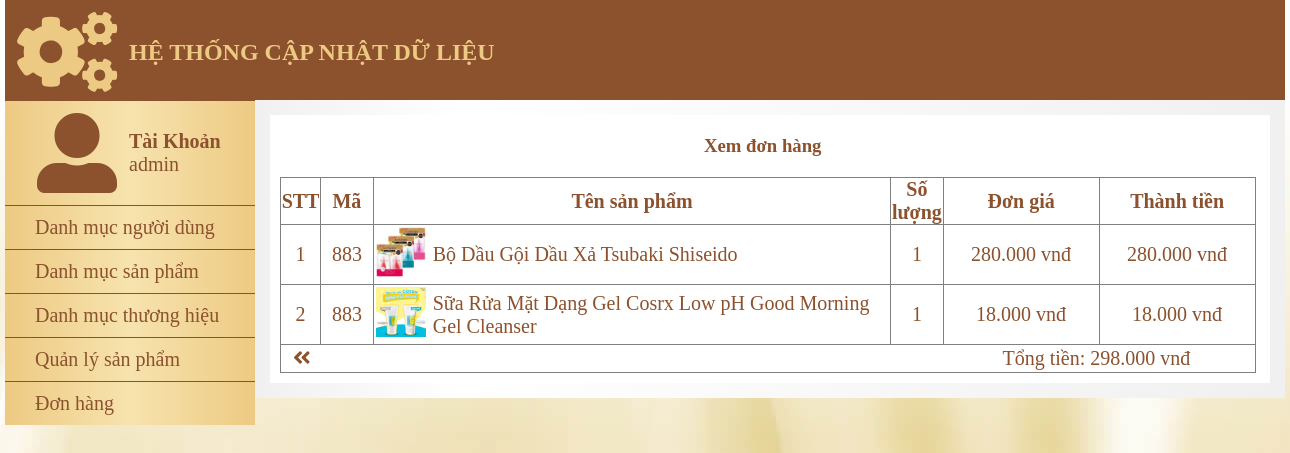
The app's page /mypham/admin/index.php?action=donhang&query=xemdonhang&code=883 (signed in) with its own data.
### tables this page shows
CREATE TABLE `tbl_cart_details` (
  `id_cart_details` int(11) NOT NULL,
  `code_cart` varchar(10) NOT NULL,
  `id_sanpham` int(11) NOT NULL,
  `soluongmua` int(11) NOT NULL
);

CREATE TABLE `tbl_sanpham` (
  `id_sanpham` int(11) NOT NULL,
  `tensanpham` varchar(250) NOT NULL,
  `giasp` varchar(50) NOT NULL,
  `hinhanh` varchar(50) NOT NULL,
  `noidung` text NOT NULL,
  `id_danhmuc` int(11) NOT NULL,
  `id_thuonghieu` int(11) NOT NULL
);

### mypham/admin/modules/quanlydonhang/xemdonhang.php (the view)
<?php
    $sql_xem = "SELECT * FROM tbl_cart_details,tbl_sanpham WHERE tbl_cart_details.id_sanpham=tbl_sanpham.id_sanpham
    AND tbl_cart_details.code_cart='$_GET[code]'";
    $query_xem = mysqli_query($mysqli,$sql_xem);
?>
<h3 style="text-align:center;padding:20px">Xem đơn hàng</h3>
<table border="1" style="border-collapse: collapse; width:99%; font-size:20px;;margin-bottom:10px;margin-left:10px">
  <tr>
        <th>STT</th>
        <th>Mã</th>
        <th>Tên sản phẩm</th>
        <th>Số lượng</th>
        <th>Đơn giá</th>
        <th>Thành tiền</th>
  </tr>
  <?php
  $i = 0;
  $tong = 0;
  while($row = mysqli_fetch_array( $query_xem)){
      $i++;
      $tong += $row['giasp']*$row['soluongmua'];
  ?>
  <tr>
    <td style="width:10px;text-align:center"><?php echo $i ?></td>
    <td style="width:50px;text-align:center"><?php echo $row['code_cart'] ?></td>
    <td style="width:500px">
      <table>
          <td><img src="modules/quanlysp/uploads/<?php echo $row['hinhanh']?>" width="50px"></td>
          <td style="padding:0 5px"><?php echo $row['tensanpham'] ?></td>
      </table>
    </td>
    <td style="width:10px;text-align:center"><?php echo $row['soluongmua'] ?></td>
    <td style="width:150px;text-align:center"><?php echo number_format( $row['giasp'],0,',','.').' '.'vnđ' ?></td>
    <td style="width:150px;text-align:center"><?php echo number_format($row['giasp']*$row['soluongmua'],0,',','.').' '.'vnđ'?>
  </tr>
  <?php
  }
  ?>
  <tr>
    <td colspan="6">
      <table>
        <tr>
          <td><a style="text-decoration: none;color:#8C512D;margin-left:10px" href="index.php?action=quanlydonhang&query=lietke">
          <i class="fas fa-angle-double-left"></i> </a> </td>
          <td><p style="margin-left:690px;width:250px">Tổng tiền: <?php echo number_format($tong,0,',','.').' '.'vnđ'?> </p></td>
        </tr>
      </table>
    </td>
  </tr>
</table>

### mypham/admin/css/index.css (style rules this page uses)
* { margin: 0; padding: 0; }
body { background-image: url(../../images/gd-dk.jpg); }

### records on screen
tbl_cart_details: code_cart "883", id_sanpham.hinhanh (picture), id_sanpham.tensanpham "Bộ Dầu Gội Dầu Xả Tsubaki Shiseido", soluongmua "1", id_sanpham.giasp "280.000", $row['giasp']*$row['soluongmua'] "280.000"
tbl_cart_details: code_cart "883", id_sanpham.hinhanh (picture), id_sanpham.tensanpham "Sữa Rửa Mặt Dạng Gel Cosrx Low pH Good Morning Gel Cleanser", soluongmua "1", id_sanpham.giasp "18.000", $row['giasp']*$row['soluongmua'] "18.000"

### other values on screen
$_SESSION['dangnhap'] "admin"
$tong "298.000"
